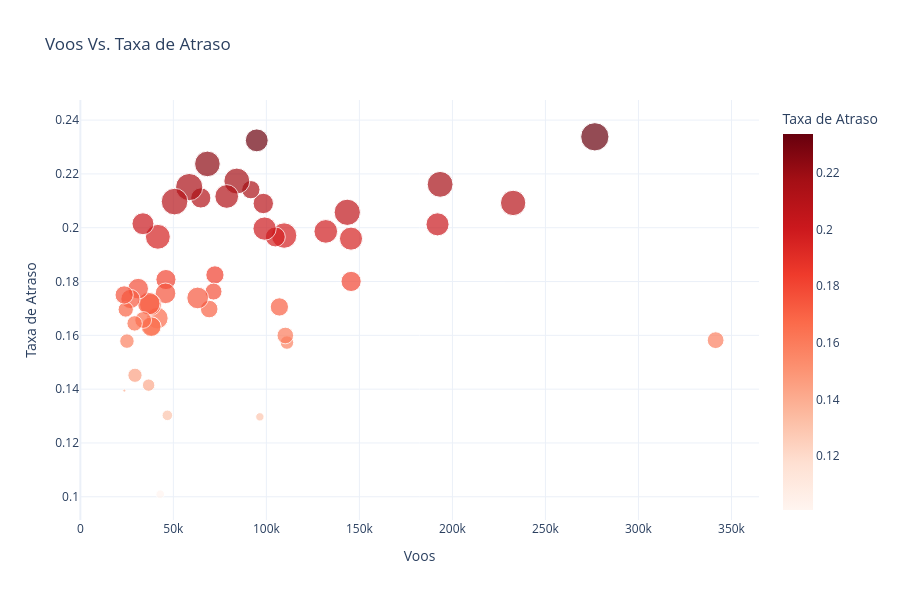

The notebook cell saved with this chart:
### Markdown cell above
Onde estão os gargalos?

### Code cell
df_gargalo = df.groupby('ORIGIN_AIRPORT_NAME').agg({
    'IS_DELAYED': ['count', 'mean'], 
    'ARRIVAL_DELAY': 'mean'          
}).reset_index()

df_gargalo.columns = ['ORIGIN_AIRPORT_NAME', 'FLIGHT_COUNT', 'DELAY_RATE', 'AVG_DELAY_MIN']
df_gargalo = df_gargalo.sort_values(by='FLIGHT_COUNT', ascending=False).head(50)
df_gargalo['BUBBLE_SIZE'] = df_gargalo['AVG_DELAY_MIN'].clip(lower=0.1)

fig = px.scatter(
    df_gargalo,
    x='FLIGHT_COUNT',
    y='DELAY_RATE',
    size='BUBBLE_SIZE',
    color='DELAY_RATE',
    hover_name='ORIGIN_AIRPORT_NAME',
    hover_data={
        'BUBBLE_SIZE': False, 
        'AVG_DELAY_MIN': ':.2f', 
        'FLIGHT_COUNT': True, 
        'DELAY_RATE': ':.2%'
    },
    title='Voos Vs. Taxa de Atraso',
    labels={
        'FLIGHT_COUNT': 'Voos',
        'DELAY_RATE': 'Taxa de Atraso',
        'AVG_DELAY_MIN': 'Média de Atraso (min)'
    },
    color_continuous_scale='Reds'
)
fig.update_layout(
    template='plotly_white', 
    height=600
)
fig.show()

### Figure 1 — Plotly figure (JSON) as saved in the notebook; plotly's stock layout.template omitted (floating-point values rounded to 4 significant figures)
{"data": [{"customdata": [[3.045, 3.045], [8.601, 8.601], [6.919, 6.919], [7.188, 7.188], [5.723, 5.723], [4.393, 4.393], [5.75, 5.75], [7.428, 7.428], [6.023, 6.023], [1.968, 1.968], [2.976, 2.976], [6.96, 6.96], [3.591, 3.591], [4.292, 4.292], [5.851, 5.851], [4.486, 4.486], [0.7501, 0.7501], [5.628, 5.628], [3.608, 3.608], [7.237, 7.237], [6.054, 6.054], [3.576, 3.576], [3.118, 3.118], [3.329, 3.329], [7.041, 7.041], [4.392, 4.392], [5.059, 5.059], [7.993, 7.993], [7.619, 7.619], [1.205, 1.205], [4.371, 4.371], [4.576, 4.576], [0.7965, 0.7965], [6.654, 6.654], [5.014, 5.014], [3.766, 3.766], [4.268, 4.268], [5.148, 5.148], [5.452, 5.452], [1.656, 1.656], [3.037, 3.037], [5.17, 5.17], [4.578, 4.578], [2.175, 2.175], [2.572, 2.572], [3.997, 3.997], [2.261, 2.261], [2.52, 2.52], [0.1, -1.195], [3.588, 3.588]], "hovertemplate": "<b>%{hovertext}</b><br><br>Voos=%{x}<br>Taxa de Atraso=%{marker.color:.2%}<br>Média de Atraso (min)=%{customdata[1]:.2f}<extra></extra>", "hovertext": ["Hartsfield-Jackson Atlanta International Airport", "Chicago O'Hare International Airport", "Dallas/Fort Worth International Airport", "Denver International Airport", "Los Angeles International Airport", "Phoenix Sky Harbor International Airport", "San Francisco International Airport", "George Bush Intercontinental Airport", "McCarran International Airport", "Minneapolis-Saint Paul International Airport", "Seattle-Tacoma International Airport", "Orlando International Airport", "Detroit Metropolitan Airport", "Gen. Edward Lawrence Logan International Airport", "Charlotte Douglas International Airport", "Newark Liberty International Airport", "Salt Lake City International Airport", "LaGuardia Airport (Marine Air Terminal)", "John F. Kennedy International Airport (New York International Airport)", "Baltimore-Washington International Airport", "Chicago Midway International Airport", "Fort Lauderdale-Hollywood International Airport", "Ronald Reagan Washington National Airport", "San Diego International Airport (Lindbergh Field)", "Miami International Airport", "Philadelphia International Airport", "Tampa International Airport", "Dallas Love Field", "William P. Hobby Airport", "Portland International Airport", "St. Louis International Airport at Lambert Field", "Nashville International Airport", "Honolulu International Airport", "Oakland International Airport", "Austin-Bergstrom International Airport", "Louis Armstrong New Orleans International Airport", "Kansas City International Airport", "Norman Y. Mineta San José International Airport", "Sacramento International Airport", "John Wayne Airport (Orange County Airport)", "Cleveland Hopkins International Airport", "Washington Dulles International Airport", "Raleigh-Durham International Airport", "San Antonio International Airport", "General Mitchell International Airport", "Southwest Florida International Airport", "Indianapolis International Airport", "Luis Muñoz Marín International Airport", "Pittsburgh International Airport", "Port Columbus International Airport"], "legendgroup": "", "marker": {"color": [0.1582, 0.2338, 0.2092, 0.2161, 0.2013, 0.18, 0.1959, 0.2057, 0.1986, 0.1573, 0.16, 0.1971, 0.1706, 0.1966, 0.1997, 0.209, 0.1297, 0.2325, 0.2141, 0.2173, 0.2116, 0.1825, 0.1763, 0.1698, 0.2237, 0.2111, 0.1739, 0.2151, 0.2097, 0.1303, 0.1807, 0.1756, 0.101, 0.1966, 0.1664, 0.1633, 0.1632, 0.1714, 0.1718, 0.1415, 0.1657, 0.2015, 0.1774, 0.1452, 0.1644, 0.1735, 0.1579, 0.1696, 0.1395, 0.175], "coloraxis": "coloraxis", "size": [3.045, 8.601, 6.919, 7.188, 5.723, 4.393, 5.75, 7.428, 6.023, 1.968, 2.976, 6.96, 3.591, 4.292, 5.851, 4.486, 0.7501, 5.628, 3.608, 7.237, 6.054, 3.576, 3.118, 3.329, 7.041, 4.392, 5.059, 7.993, 7.619, 1.205, 4.371, 4.576, 0.7965, 6.654, 5.014, 3.766, 4.268, 5.148, 5.452, 1.656, 3.037, 5.17, 4.578, 2.175, 2.572, 3.997, 2.261, 2.52, 0.1, 3.588], "sizemode": "area", "sizeref": 0.0215, "symbol": "circle"}, "mode": "markers", "name": "", "orientation": "v", "showlegend": false, "type": "scatter", "x": [341497, 276554, 232647, 193402, 192003, 145552, 145491, 143484, 131937, 111055, 110178, 109532, 106992, 104804, 99052, 98341, 96505, 94834, 91663, 84121, 78685, 72350, 71579, 69270, 68301, 64751, 63077, 58521, 50646, 46777, 46018, 45781, 42946, 41669, 41392, 38292, 38106, 37708, 36788, 36708, 33765, 33661, 31074, 29375, 29172, 26938, 25048, 24399, 23669, 23557], "xaxis": "x", "y": [0.1582, 0.2338, 0.2092, 0.2161, 0.2013, 0.18, 0.1959, 0.2057, 0.1986, 0.1573, 0.16, 0.1971, 0.1706, 0.1966, 0.1997, 0.209, 0.1297, 0.2325, 0.2141, 0.2173, 0.2116, 0.1825, 0.1763, 0.1698, 0.2237, 0.2111, 0.1739, 0.2151, 0.2097, 0.1303, 0.1807, 0.1756, 0.101, 0.1966, 0.1664, 0.1633, 0.1632, 0.1714, 0.1718, 0.1415, 0.1657, 0.2015, 0.1774, 0.1452, 0.1644, 0.1735, 0.1579, 0.1696, 0.1395, 0.175], "yaxis": "y"}], "layout": {"coloraxis": {"colorbar": {"title": {"text": "Taxa de Atraso"}}, "colorscale": [[0, "rgb(255,245,240)"], [0.125, "rgb(254,224,210)"], [0.25, "rgb(252,187,161)"], [0.375, "rgb(252,146,114)"], [0.5, "rgb(251,106,74)"], [0.625, "rgb(239,59,44)"], [0.75, "rgb(203,24,29)"], [0.875, "rgb(165,15,21)"], [1, "rgb(103,0,13)"]]}, "height": 600, "legend": {"itemsizing": "constant", "tracegroupgap": 0}, "title": {"text": "Voos Vs. Taxa de Atraso"}, "xaxis": {"anchor": "y", "domain": [0, 1], "title": {"text": "Voos"}}, "yaxis": {"anchor": "x", "domain": [0, 1], "title": {"text": "Taxa de Atraso"}}}}
